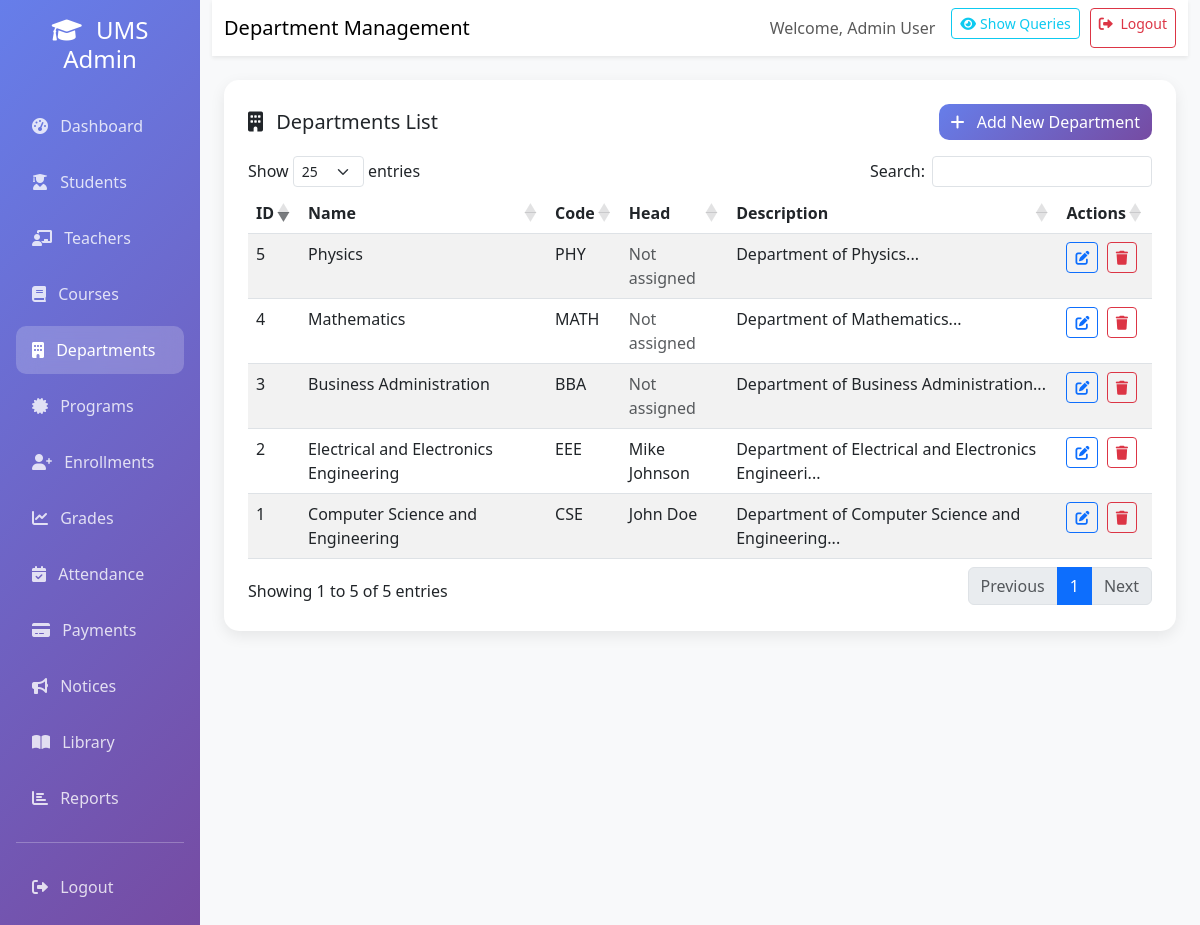
The app's page /admin/departments.php (signed in) with its own data.
### tables this page shows
CREATE TABLE departments (
    department_id INT PRIMARY KEY AUTO_INCREMENT,
    name VARCHAR(100) NOT NULL,
    code VARCHAR(10) UNIQUE NOT NULL,
    head_id INT,
    description TEXT,
    created_at TIMESTAMP DEFAULT CURRENT_TIMESTAMP
);

CREATE TABLE teachers (
    teacher_id INT PRIMARY KEY AUTO_INCREMENT,
    user_id INT UNIQUE NOT NULL,
    first_name VARCHAR(50) NOT NULL,
    last_name VARCHAR(50) NOT NULL,
    employee_id VARCHAR(20) UNIQUE NOT NULL,
    department_id INT NOT NULL,
    designation VARCHAR(50),
    phone VARCHAR(20),
    address TEXT,
    hire_date DATE,
    salary DECIMAL(10,2),
    created_at TIMESTAMP DEFAULT CURRENT_TIMESTAMP,
    FOREIGN KEY (user_id) REFERENCES users(user_id) ON DELETE CASCADE,
    FOREIGN KEY (department_id) REFERENCES departments(department_id) ON DELETE CASCADE
);

### includes/debug.php (called while the page is built, shortened)
<?php
class QueryDebugger {
    private static $enabled = false;
    public static function disable() {
        self::$enabled = false;
    }
    public static function isEnabled() {
        return self::$enabled;
    }
}
?>

### admin/departments.php (the view, shortened to what this page needs)
<?php
require_once '../includes/debug.php';
require_once '../includes/debug_toggle.php';
$database = new DebugDatabase();
$conn = $database->getConnection();
$query = "SELECT d.*, t.first_name as head_first_name, t.last_name as head_last_name
          FROM departments d
          LEFT JOIN teachers t ON d.head_id = t.teacher_id
          ORDER BY d.department_id DESC";
$stmt = $conn->prepare($query);
$stmt->execute();
$departments = $stmt->fetchAll();
?>
<!DOCTYPE html>
<html lang="en">
<head>
    <link href="https://cdn.jsdelivr.net/npm/bootstrap@5.3.0/dist/css/bootstrap.min.css" rel="stylesheet">
    <link href="https://cdnjs.cloudflare.com/ajax/libs/font-awesome/6.0.0/css/all.min.css" rel="stylesheet">
    <link href="https://cdn.datatables.net/1.13.6/css/dataTables.bootstrap5.min.css" rel="stylesheet">
</head>
<body>
    <div class="container-fluid">
        <div class="row">
            <div class="col-md-3 col-lg-2 sidebar p-0">
                <div class="p-3">
                    <h4 class="text-center mb-4">
                        <i class="fas fa-graduation-cap me-2"></i>
                        UMS Admin
                    </h4>
                    <nav class="nav flex-column">
                        <a class="nav-link" href="dashboard.php">
                            <i class="fas fa-tachometer-alt me-2"></i>
                            Dashboard
                        </a>
                        <a class="nav-link" href="students.php">
                            <i class="fas fa-user-graduate me-2"></i>
                            Students
                        </a>
                        <a class="nav-link" href="teachers.php">
                            <i class="fas fa-chalkboard-teacher me-2"></i>
                            Teachers
                        </a>
                        <a class="nav-link" href="courses.php">
                            <i class="fas fa-book me-2"></i>
                            Courses
                        </a>
                        <a class="nav-link active" href="departments.php">
                            <i class="fas fa-building me-2"></i>
                            Departments
                        </a>
                        <a class="nav-link" href="programs.php">
                            <i class="fas fa-certificate me-2"></i>
                            Programs
                        </a>
                        <a class="nav-link" href="enrollments.php">
                            <i class="fas fa-user-plus me-2"></i>
                            Enrollments
                        </a>
                        <a class="nav-link" href="grades.php">
                            <i class="fas fa-chart-line me-2"></i>
                            Grades
                        </a>
                        <a class="nav-link" href="attendance.php">
                            <i class="fas fa-calendar-check me-2"></i>
                            Attendance
                        </a>
                        <a class="nav-link" href="payments.php">
                            <i class="fas fa-credit-card me-2"></i>
                            Payments
                        </a>
                        <a class="nav-link" href="notices.php">
                            <i class="fas fa-bullhorn me-2"></i>
                            Notices
                        </a>
                        <a class="nav-link" href="library.php">
                            <i class="fas fa-book-open me-2"></i>
                            Library
                        </a>
                        <a class="nav-link" href="reports.php">
                            <i class="fas fa-chart-bar me-2"></i>
                            Reports
                        </a>
                        <hr class="my-3">
                        <a class="nav-link" href="../logout.php">
                            <i class="fas fa-sign-out-alt me-2"></i>
                            Logout
                        </a>
                    </nav>
                </div>
            </div>
            <div class="col-md-9 col-lg-10 main-content">
                <nav class="navbar navbar-expand-lg navbar-light bg-white shadow-sm mb-4">
                    <div class="container-fluid">
                        <span class="navbar-brand mb-0 h1">Department Management</span>
                        <div class="navbar-nav ms-auto">
                            <span class="navbar-text me-3">
                                Welcome, <?php echo $_SESSION['first_name'] . ' ' . $_SESSION['last_name']; ?>
                            </span>
                            <?php echo renderDebugToggle(); ?>
                            <a href="../logout.php" class="btn btn-outline-danger btn-sm">
                                <i class="fas fa-sign-out-alt me-1"></i>
                                Logout
                            </a>
                        </div>
                    </div>
                </nav>
                <div class="container-fluid">
                    <div class="content-card">
                        <div class="d-flex justify-content-between align-items-center mb-3">
                            <h5 class="mb-0">
                                <i class="fas fa-building me-2"></i>
                                Departments List
                            </h5>
                            <a href="departments.php?action=add" class="btn btn-primary">
                                <i class="fas fa-plus me-2"></i>
                                Add New Department
                            </a>
                        </div>
                        <div class="table-responsive">
                            <table class="table table-striped table-hover" id="departmentsTable">
                                <thead>
                                    <tr>
                                        <th>ID</th>
                                        <th>Name</th>
                                        <th>Code</th>
                                        <th>Head</th>
                                        <th>Description</th>
                                        <th>Actions</th>
                                    </tr>
                                </thead>
                                <tbody>
                                    <?php foreach ($departments as $department): ?>
                                        <tr>
                                            <td><?php echo $department['department_id']; ?></td>
                                            <td><?php echo $department['name']; ?></td>
                                            <td><?php echo $department['code']; ?></td>
                                            <td>
                                                <?php if ($department['head_first_name']): ?>
                                                    <?php echo $department['head_first_name'] . ' ' . $department['head_last_name']; ?>
                                                <?php else: ?>
                                                    <span class="text-muted">Not assigned</span>
                                                <?php endif; ?>
                                            </td>
                                            <td><?php echo substr($department['description'], 0, 50) . '...'; ?></td>
                                            <td>
                                                <a href="departments.php?edit=<?php echo $department['department_id']; ?>"
                                                   class="btn btn-sm btn-outline-primary me-1">
                                                    <i class="fas fa-edit"></i>
                                                </a>
                                                <a href="departments.php?delete=<?php echo $department['department_id']; ?>"
                                                   class="btn btn-sm btn-outline-danger"
                                                   onclick="return confirm('Are you sure you want to delete this department?')">
                                                    <i class="fas fa-trash"></i>
                                                </a>
                                            </td>
                                        </tr>
                                    <?php endforeach; ?>
                                </tbody>
                            </table>
                        </div>
                    </div>
                </div>
            </div>
        </div>
    </div>
</body>
</html>

### admin/departments.php (style rules this page uses)
.sidebar { min-height: 100vh; background: linear-gradient(135deg, #667eea 0%, #764ba2 100%); color: white; }
.sidebar .nav-link { color: rgba(255, 255, 255, 0.8); padding: 0.75rem 1rem; border-radius: 10px; margin: 0.25rem 0; transition: all 0.3s ease; }
.sidebar .nav-link:hover, .sidebar .nav-link.active { color: white; background: rgba(255, 255, 255, 0.2); backdrop-filter: blur(10px); }
.main-content { background: #f8f9fa; min-height: 100vh; }
.content-card { background: white; border-radius: 15px; padding: 1.5rem; box-shadow: 0 5px 15px rgba(0, 0, 0, 0.08); margin-bottom: 1.5rem; }
.btn-primary { background: linear-gradient(135deg, #667eea, #764ba2); border: none; border-radius: 10px; }

### records on screen
departments: department_id "5", name "Physics", code "PHY", shows "Not assigned", description "Department of Physics"
departments: department_id "4", name "Mathematics", code "MATH", shows "Not assigned", description "Department of Mathematics"
departments: department_id "3", name "Business Administration", code "BBA", shows "Not assigned", description "Department of Business Administration"
departments: department_id "2", name "Electrical and Electronics Engineering", code "EEE", head.first_name "Mike", head.last_name "Johnson", description "Department of Electrical and Electronics Engineeri"
departments: department_id "1", name "Computer Science and Engineering", code "CSE", head.first_name "John", head.last_name "Doe", description "Department of Computer Science and Engineering"

### other values on screen
$_SESSION['first_name'] "Admin"
$_SESSION['last_name'] "User"
renderDebugToggle() "Show Queries"
